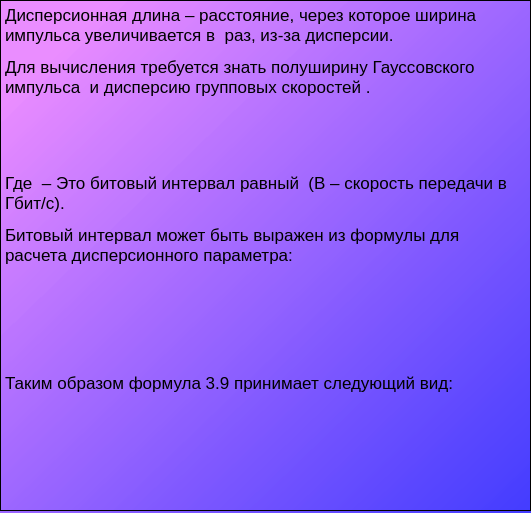
<?xml version="1.0" encoding="UTF-8"?>
<ui version="4.0">
 <class>Dialog</class>
 <widget class="QDialog" name="Dialog">
  <property name="geometry">
   <rect>
    <x>0</x>
    <y>0</y>
    <width>531</width>
    <height>513</height>
   </rect>
  </property>
  <property name="windowTitle">
   <string>Dialog</string>
  </property>
  <property name="styleSheet">
   <string notr="true">background-color: qlineargradient(spread:pad, x1:0, y1:0, x2:1, y2:1, stop:0.103448 rgba(234, 139, 255, 229), stop:1 rgba(67, 60, 255, 255));</string>
  </property>
  <widget class="QTextEdit" name="textEdit">
   <property name="geometry">
    <rect>
     <x>0</x>
     <y>0</y>
     <width>531</width>
     <height>511</height>
    </rect>
   </property>
   <property name="styleSheet">
    <string notr="true">background-color: qlineargradient(spread:pad, x1:0, y1:0, x2:1, y2:1, stop:1 rgba(255, 255, 255, 0));</string>
   </property>
   <property name="html">
    <string>&lt;!DOCTYPE HTML PUBLIC &quot;-//W3C//DTD HTML 4.0//EN&quot; &quot;http://www.w3.org/TR/REC-html40/strict.dtd&quot;&gt;
&lt;html&gt;&lt;head&gt;&lt;meta name=&quot;qrichtext&quot; content=&quot;1&quot; /&gt;&lt;style type=&quot;text/css&quot;&gt;
p, li { white-space: pre-wrap; }
&lt;/style&gt;&lt;/head&gt;&lt;body style=&quot; font-family:'.AppleSystemUIFont'; font-size:13pt; font-weight:400; font-style:normal;&quot;&gt;
&lt;p style=&quot; margin-top:12px; margin-bottom:12px; margin-left:0px; margin-right:0px; -qt-block-indent:0; text-indent:0px;&quot;&gt;Дисперсионная длина – расстояние, через которое ширина импульса увеличивается в &lt;img src=&quot;file:////Users/artemshebanov/Library/Group%20Containers/UBF8T346G9.Office/TemporaryItems/msohtmlclip/clip_image002.png&quot; width=&quot;17&quot; height=&quot;19&quot; /&gt; раз, из-за дисперсии. &lt;/p&gt;
&lt;p style=&quot; margin-top:12px; margin-bottom:12px; margin-left:0px; margin-right:0px; -qt-block-indent:0; text-indent:0px;&quot;&gt;Для вычисления требуется знать полуширину Гауссовского импульса &lt;img src=&quot;file:////Users/artemshebanov/Library/Group%20Containers/UBF8T346G9.Office/TemporaryItems/msohtmlclip/clip_image004.png&quot; width=&quot;13&quot; height=&quot;17&quot; /&gt; и дисперсию групповых скоростей &lt;img src=&quot;file:////Users/artemshebanov/Library/Group%20Containers/UBF8T346G9.Office/TemporaryItems/msohtmlclip/clip_image006.png&quot; width=&quot;14&quot; height=&quot;17&quot; /&gt;. &lt;/p&gt;
&lt;p style=&quot; margin-top:12px; margin-bottom:12px; margin-left:0px; margin-right:0px; -qt-block-indent:0; text-indent:0px;&quot;&gt;&lt;img src=&quot;file:////Users/artemshebanov/Library/Group%20Containers/UBF8T346G9.Office/TemporaryItems/msohtmlclip/clip_image008.png&quot; width=&quot;484&quot; height=&quot;38&quot; /&gt; &lt;/p&gt;
&lt;p style=&quot; margin-top:12px; margin-bottom:12px; margin-left:0px; margin-right:0px; -qt-block-indent:0; text-indent:0px;&quot;&gt;&lt;img src=&quot;file:////Users/artemshebanov/Library/Group%20Containers/UBF8T346G9.Office/TemporaryItems/msohtmlclip/clip_image010.png&quot; width=&quot;484&quot; height=&quot;36&quot; /&gt; &lt;/p&gt;
&lt;p style=&quot; margin-top:12px; margin-bottom:12px; margin-left:0px; margin-right:0px; -qt-block-indent:0; text-indent:0px;&quot;&gt;Где &lt;img src=&quot;file:////Users/artemshebanov/Library/Group%20Containers/UBF8T346G9.Office/TemporaryItems/msohtmlclip/clip_image012.png&quot; width=&quot;13&quot; height=&quot;17&quot; /&gt; – Это битовый интервал равный &lt;img src=&quot;file:////Users/artemshebanov/Library/Group%20Containers/UBF8T346G9.Office/TemporaryItems/msohtmlclip/clip_image014.png&quot; width=&quot;7&quot; height=&quot;25&quot; /&gt; (B – скорость передачи в Гбит/с). &lt;/p&gt;
&lt;p style=&quot; margin-top:12px; margin-bottom:12px; margin-left:0px; margin-right:0px; -qt-block-indent:0; text-indent:0px;&quot;&gt;Битовый интервал может быть выражен из формулы для расчета дисперсионного параметра: &lt;/p&gt;
&lt;p style=&quot; margin-top:12px; margin-bottom:12px; margin-left:0px; margin-right:0px; -qt-block-indent:0; text-indent:0px;&quot;&gt;&lt;img src=&quot;file:////Users/artemshebanov/Library/Group%20Containers/UBF8T346G9.Office/TemporaryItems/msohtmlclip/clip_image016.png&quot; width=&quot;484&quot; height=&quot;35&quot; /&gt; &lt;/p&gt;
&lt;p style=&quot; margin-top:12px; margin-bottom:12px; margin-left:0px; margin-right:0px; -qt-block-indent:0; text-indent:0px;&quot;&gt;  &lt;/p&gt;
&lt;p style=&quot; margin-top:12px; margin-bottom:12px; margin-left:0px; margin-right:0px; -qt-block-indent:0; text-indent:0px;&quot;&gt;&lt;img src=&quot;file:////Users/artemshebanov/Library/Group%20Containers/UBF8T346G9.Office/TemporaryItems/msohtmlclip/clip_image018.png&quot; width=&quot;484&quot; height=&quot;35&quot; /&gt; &lt;/p&gt;
&lt;p style=&quot; margin-top:12px; margin-bottom:12px; margin-left:0px; margin-right:0px; -qt-block-indent:0; text-indent:0px;&quot;&gt;Таким образом формула 3.9 принимает следующий вид: &lt;/p&gt;
&lt;p style=&quot; margin-top:12px; margin-bottom:12px; margin-left:0px; margin-right:0px; -qt-block-indent:0; text-indent:0px;&quot;&gt;&lt;img src=&quot;file:////Users/artemshebanov/Library/Group%20Containers/UBF8T346G9.Office/TemporaryItems/msohtmlclip/clip_image020.png&quot; width=&quot;112&quot; height=&quot;78&quot; /&gt; &lt;/p&gt;&lt;/body&gt;&lt;/html&gt;</string>
   </property>
  </widget>
 </widget>
 <resources/>
 <connections/>
</ui>
